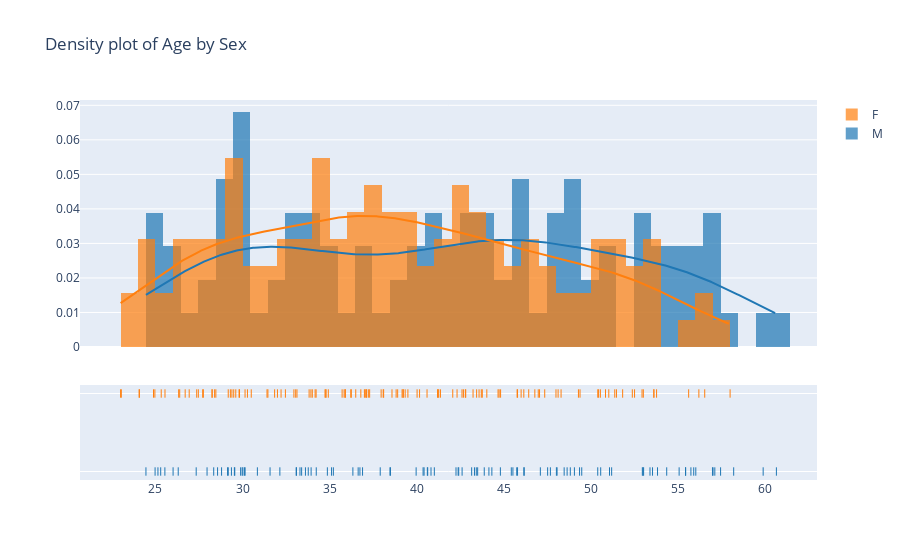

The notebook cell this image was saved under:
### Code cell
print("Age Stats by Sex:")
display(df_profile_clean.groupby("Sex")[["Age"]].describe())
hist_data = df_profile_clean[["Sex","Age"]].pivot(columns="Sex", values="Age")
fig = ff.create_distplot([hist_data["M"].dropna(),hist_data["F"].dropna()], ['M','F'])
fig.update_layout(title="Density plot of Age by Sex")
fig.show()

### Figure 1 — Plotly figure (JSON) as saved in the notebook; plotly's stock layout.template omitted (floating-point values rounded to 4 significant figures; data arrays with more than 128 entries replaced by an {"elided": "..."} marker saying what was removed)
{"data": [{"autobinx": false, "histnorm": "probability density", "legendgroup": "M", "marker": {"color": "rgb(31, 119, 180)"}, "name": "M", "opacity": 0.7, "type": "histogram", "x": [38.46, 33.39, 28.34, 33.77, 30.85, 25.54, 38.49, 48.05, 47.67, 53.39, 30.12, 40.82, 45.79, 54.35, 42.38, 29.18, 33.08, 55.43, 57.11, 33.3, 43.87, 37.9, 34.23, 52.95, 35.21, 30.02, 39.96, 44.8, 45.43, 55.06, 55.44, 36.33, 29.55, 42.25, 36.89, 51.06, 40.63, 29.36, 49.35, 41.01, 53.02, 26.31, 48.63, 57.44, 48.81, 43.5, 45.74, 29.14, 47.1, 46.17, 25.3, 27.96, 46.15, 24.45, 24.98, 29.89, 40.61, 32.14, 48.02, 36.74, 56.98, 29.98, 43.15, 33.94, 55.9, 27.34, 53.53, 35.11, 45.52, 31.58, 43.42, 26.01, 29.53, 55.74, 33.1, 52.99, 49.47, 48.46, 56.02, 42.41, 30.14, 59.89, 47.51, 53.82, 33.61, 49.05, 60.65, 28.57, 43.31, 28.8, 44.14, 25.14, 50.39, 57.01, 44.31, 42.6, 50.56, 58.19, 34.87, 40.36, 51.19, 36.64, 40.42], "xaxis": "x", "xbins": {"end": 60.65, "size": 1, "start": 24.45}, "yaxis": "y"}, {"autobinx": false, "histnorm": "probability density", "legendgroup": "F", "marker": {"color": "rgb(255, 127, 14)"}, "name": "F", "opacity": 0.7, "type": "histogram", "x": [44.67, 37.22, 25.33, 37.1, 56.19, 37.04, 26.94, 35.89, 33.82, 50.54, 51.46, 34.78, 41.22, 31.4, 40.02, 37.12, 26.33, 43.58, 42.31, 46.97, 24.07, 35.72, 50.39, 46.43, 27.75, 39.34, 29.3, 28.26, 35.9, 45.79, 30.14, 47.05, 53.01, 49.28, 29.49, 23.0, 36.79, 37.0, 39.21, 32.21, 28.25, 40.59, 23.04, 42.68, 42.79, 44.73, 42.6, 36.24, 37.3, 42.07, 29.39, 52.37, 53.62, 57.99, 26.39, 56.53, 29.83, 38.58, 29.8, 43.7, 34.22, 39.23, 27.71, 45.76, 51.82, 34.73, 50.84, 47.35, 38.07, 29.61, 38.82, 42.81, 49.37, 46.15, 38.1, 26.71, 24.07, 27.37, 41.26, 40.16, 44.81, 44.02, 48.28, 34.0, 35.83, 28.47, 52.5, 48.11, 31.84, 43.44, 39.16, 27.46, 52.93, 32.0, 47.99, 36.5, 46.78, 33.05, 38.9, 31.46, 51.37, 41.19, 32.95, 32.46, 43.76, 37.95, 29.18, 34.79, 33.12, 45.99, 28.4, 43.23, 50.44, 30.5, 33.92, 34.92, 24.89, 53.77, 55.61, 41.36, 24.97, 39.49, 53.61, 34.17, 51.02, 36.21, 30.28, 25.55], "xaxis": "x", "xbins": {"end": 57.99, "size": 1, "start": 23.0}, "yaxis": "y"}, {"legendgroup": "M", "marker": {"color": "rgb(31, 119, 180)"}, "mode": "lines", "name": "M", "showlegend": false, "type": "scatter", "x": {"elided": "500 float values"}, "xaxis": "x", "y": {"elided": "500 float values"}, "yaxis": "y"}, {"legendgroup": "F", "marker": {"color": "rgb(255, 127, 14)"}, "mode": "lines", "name": "F", "showlegend": false, "type": "scatter", "x": {"elided": "500 float values"}, "xaxis": "x", "y": {"elided": "500 float values"}, "yaxis": "y"}, {"legendgroup": "M", "marker": {"color": "rgb(31, 119, 180)", "symbol": "line-ns-open"}, "mode": "markers", "name": "M", "showlegend": false, "type": "scatter", "x": [38.46, 33.39, 28.34, 33.77, 30.85, 25.54, 38.49, 48.05, 47.67, 53.39, 30.12, 40.82, 45.79, 54.35, 42.38, 29.18, 33.08, 55.43, 57.11, 33.3, 43.87, 37.9, 34.23, 52.95, 35.21, 30.02, 39.96, 44.8, 45.43, 55.06, 55.44, 36.33, 29.55, 42.25, 36.89, 51.06, 40.63, 29.36, 49.35, 41.01, 53.02, 26.31, 48.63, 57.44, 48.81, 43.5, 45.74, 29.14, 47.1, 46.17, 25.3, 27.96, 46.15, 24.45, 24.98, 29.89, 40.61, 32.14, 48.02, 36.74, 56.98, 29.98, 43.15, 33.94, 55.9, 27.34, 53.53, 35.11, 45.52, 31.58, 43.42, 26.01, 29.53, 55.74, 33.1, 52.99, 49.47, 48.46, 56.02, 42.41, 30.14, 59.89, 47.51, 53.82, 33.61, 49.05, 60.65, 28.57, 43.31, 28.8, 44.14, 25.14, 50.39, 57.01, 44.31, 42.6, 50.56, 58.19, 34.87, 40.36, 51.19, 36.64, 40.42], "xaxis": "x", "y": ["M", "M", "M", "M", "M", "M", "M", "M", "M", "M", "M", "M", "M", "M", "M", "M", "M", "M", "M", "M", "M", "M", "M", "M", "M", "M", "M", "M", "M", "M", "M", "M", "M", "M", "M", "M", "M", "M", "M", "M", "M", "M", "M", "M", "M", "M", "M", "M", "M", "M", "M", "M", "M", "M", "M", "M", "M", "M", "M", "M", "M", "M", "M", "M", "M", "M", "M", "M", "M", "M", "M", "M", "M", "M", "M", "M", "M", "M", "M", "M", "M", "M", "M", "M", "M", "M", "M", "M", "M", "M", "M", "M", "M", "M", "M", "M", "M", "M", "M", "M", "M", "M", "M"], "yaxis": "y2"}, {"legendgroup": "F", "marker": {"color": "rgb(255, 127, 14)", "symbol": "line-ns-open"}, "mode": "markers", "name": "F", "showlegend": false, "type": "scatter", "x": [44.67, 37.22, 25.33, 37.1, 56.19, 37.04, 26.94, 35.89, 33.82, 50.54, 51.46, 34.78, 41.22, 31.4, 40.02, 37.12, 26.33, 43.58, 42.31, 46.97, 24.07, 35.72, 50.39, 46.43, 27.75, 39.34, 29.3, 28.26, 35.9, 45.79, 30.14, 47.05, 53.01, 49.28, 29.49, 23.0, 36.79, 37.0, 39.21, 32.21, 28.25, 40.59, 23.04, 42.68, 42.79, 44.73, 42.6, 36.24, 37.3, 42.07, 29.39, 52.37, 53.62, 57.99, 26.39, 56.53, 29.83, 38.58, 29.8, 43.7, 34.22, 39.23, 27.71, 45.76, 51.82, 34.73, 50.84, 47.35, 38.07, 29.61, 38.82, 42.81, 49.37, 46.15, 38.1, 26.71, 24.07, 27.37, 41.26, 40.16, 44.81, 44.02, 48.28, 34.0, 35.83, 28.47, 52.5, 48.11, 31.84, 43.44, 39.16, 27.46, 52.93, 32.0, 47.99, 36.5, 46.78, 33.05, 38.9, 31.46, 51.37, 41.19, 32.95, 32.46, 43.76, 37.95, 29.18, 34.79, 33.12, 45.99, 28.4, 43.23, 50.44, 30.5, 33.92, 34.92, 24.89, 53.77, 55.61, 41.36, 24.97, 39.49, 53.61, 34.17, 51.02, 36.21, 30.28, 25.55], "xaxis": "x", "y": ["F", "F", "F", "F", "F", "F", "F", "F", "F", "F", "F", "F", "F", "F", "F", "F", "F", "F", "F", "F", "F", "F", "F", "F", "F", "F", "F", "F", "F", "F", "F", "F", "F", "F", "F", "F", "F", "F", "F", "F", "F", "F", "F", "F", "F", "F", "F", "F", "F", "F", "F", "F", "F", "F", "F", "F", "F", "F", "F", "F", "F", "F", "F", "F", "F", "F", "F", "F", "F", "F", "F", "F", "F", "F", "F", "F", "F", "F", "F", "F", "F", "F", "F", "F", "F", "F", "F", "F", "F", "F", "F", "F", "F", "F", "F", "F", "F", "F", "F", "F", "F", "F", "F", "F", "F", "F", "F", "F", "F", "F", "F", "F", "F", "F", "F", "F", "F", "F", "F", "F", "F", "F", "F", "F", "F", "F", "F", "F"], "yaxis": "y2"}], "layout": {"barmode": "overlay", "hovermode": "closest", "legend": {"traceorder": "reversed"}, "title": {"text": "Density plot of Age by Sex"}, "xaxis": {"anchor": "y2", "domain": [0, 1], "zeroline": false}, "yaxis": {"anchor": "free", "domain": [0.35, 1], "position": 0}, "yaxis2": {"anchor": "x", "domain": [0, 0.25], "dtick": 1, "showticklabels": false}}}
